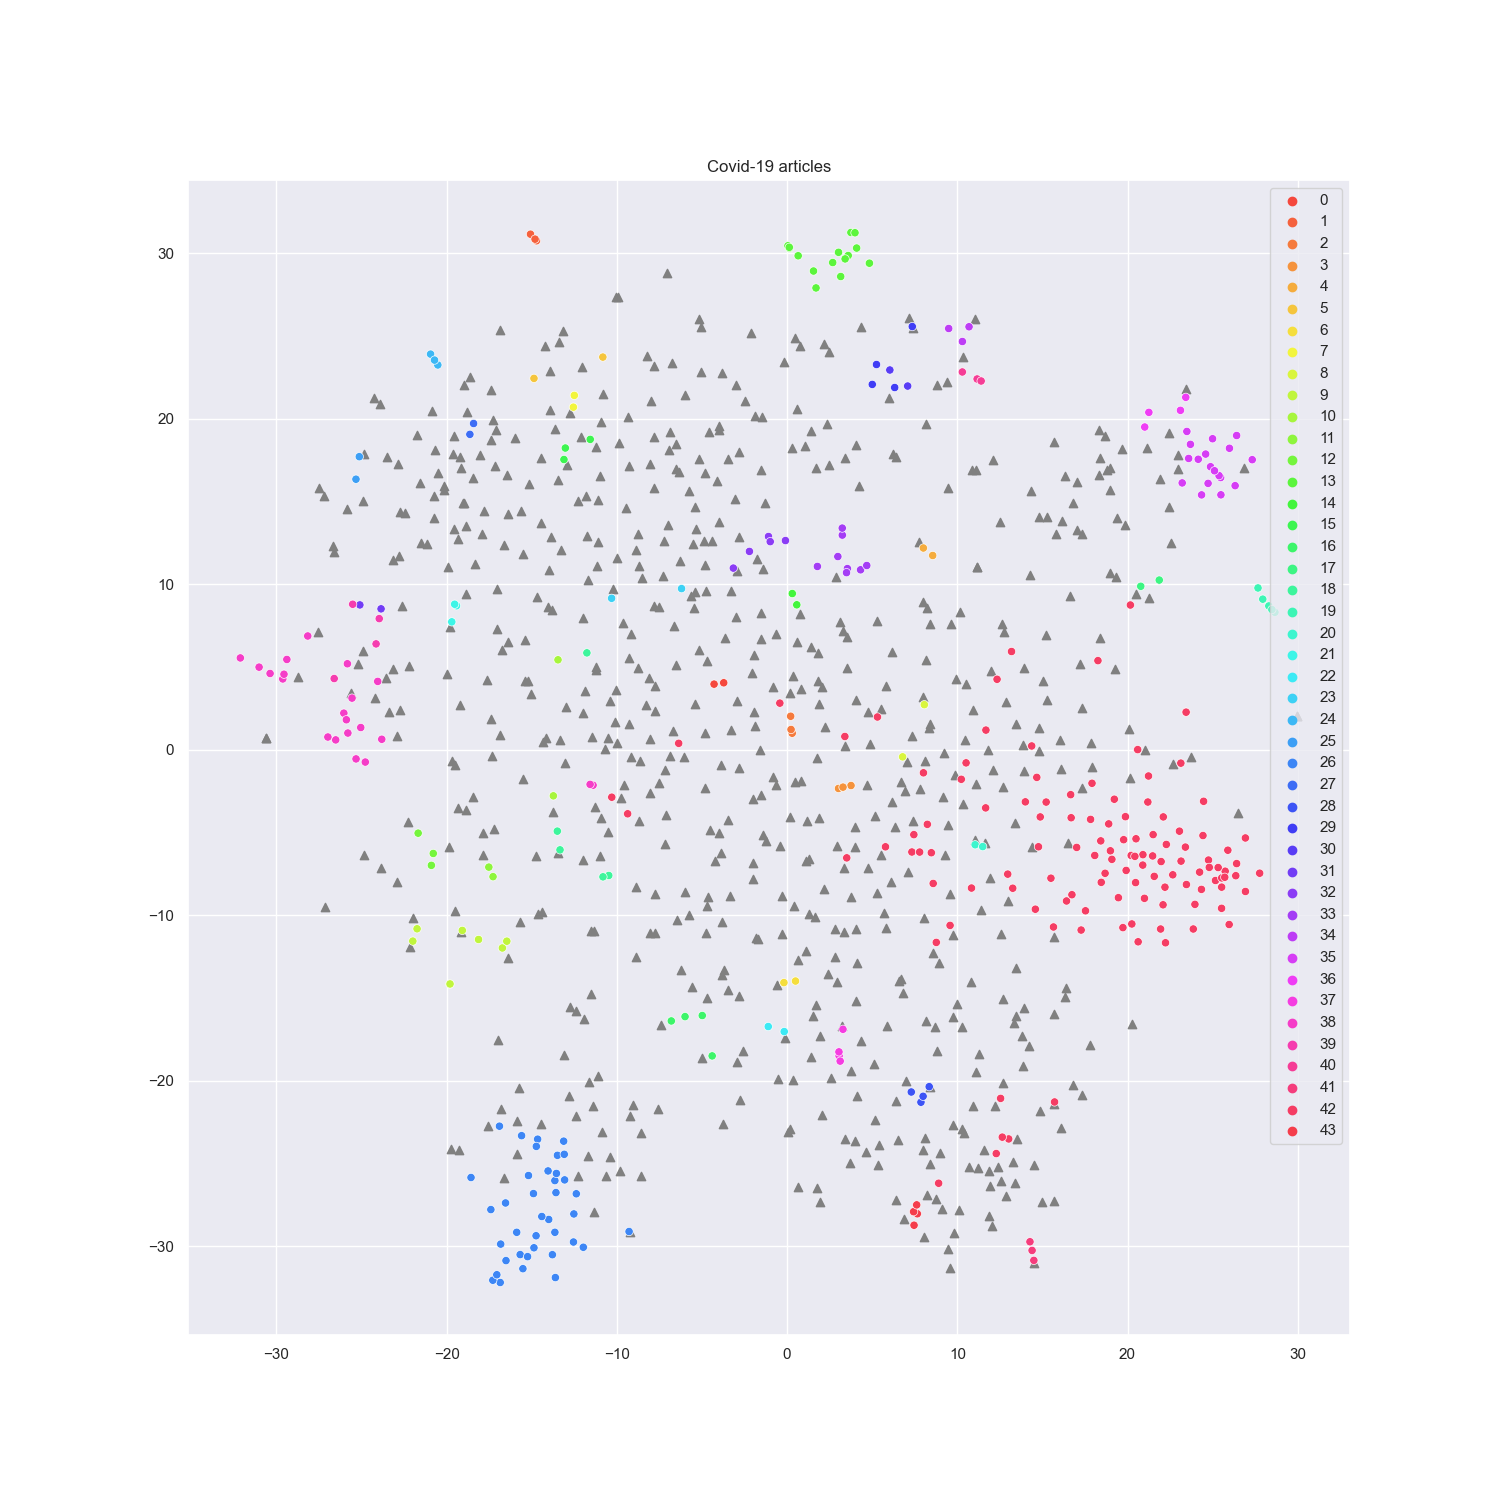

Source code (Python):
import seaborn
import numpy as np

from typing import List
from collections import Counter
from sklearn.manifold import TSNE
from matplotlib import pyplot as plt

seaborn.set(rc={'figure.figsize': (15, 15)})


def noninteractive_visualisation(embeddings: np.ndarray, labels: List[int], *, verbose: bool = False) -> None:
    if verbose:
        print("Started dimensionality reduction for visualisation")
    tsne = TSNE(perplexity=20, random_state=42, verbose=False)
    embeddings = tsne.fit_transform(embeddings)

    palette = seaborn.hls_palette(len(set(labels)) - 1, s=.9)
    counter = Counter(labels)
    noise_x, noise_y, clusters_x, clusters_y, cluster_labels = [], [], [], [], []
    for i, label in enumerate(labels):
        if label == -1 or counter[label] == 1:
            noise_x.append(embeddings[i, 0])
            noise_y.append(embeddings[i, 1])
        else:
            clusters_x.append(embeddings[i, 0])
            clusters_y.append(embeddings[i, 1])
            cluster_labels.append(label)

    plt.scatter(noise_x, noise_y, c="gray", marker='^')
    seaborn.scatterplot(x=clusters_x, y=clusters_y, hue=cluster_labels, legend='full', palette=palette)
    plt.title("Covid-19 articles")
    plt.savefig("covid_visualisation.png")
    plt.show()
